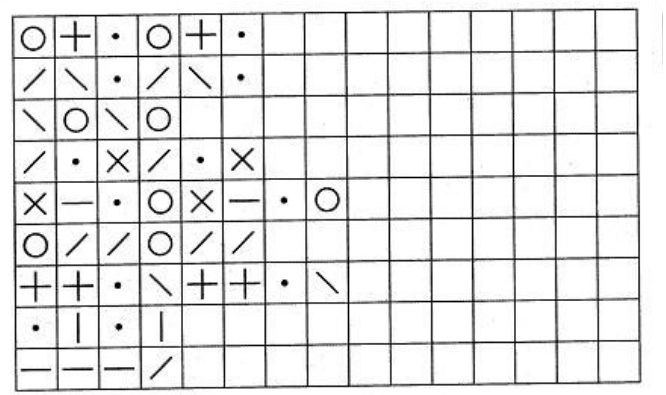
//> input picture hw2_files/ec2_NoisyPattern1.png, 666 x 395 px
$ ./ec2_code   (built with g++ and OpenCV 4)
//> lines starting //> are read from the running program, lines starting //| are printed output that depends on the picture; after the words box and inside, x2 and y2 are one past the last pixel; in counts of white or black regions, pixels touching at a corner belong together
### hw2_files/find_comp_origin.h
// find_comp_origin.h

#include <opencv2/opencv.hpp>

#ifndef FIND_COMP_ORIGIN_H
#define FIND_COMP_ORIGIN_H

cv::Point find_comp_origin(cv::Mat image);

#endif

### hw2_files/label_components.h
// label_components.h

#include <opencv2/opencv.hpp>

#ifndef LABEL_COMPONENTS_H
#define LABEL_COMPONENTS_H

cv::Mat label_components(cv::Mat image);

#endif

### hw2_files/label_components.cpp
// label_components.cpp

#include <opencv2/opencv.hpp>

class Node {
	public:
		ushort id;
		Node* prev;
		Node* nextRow;
		Node* nextCol;

		Node(ushort i_id, Node* i_prev) {
			id = i_id;
			prev = i_prev;
			nextRow = NULL;
			nextCol = NULL;
		}
};


ushort findMinEquiv(ushort oldID, Node* equivTableHead) {
	Node* rowNode = equivTableHead->nextRow;
	while (rowNode != NULL) {
		Node* colNode = rowNode->nextCol;
		while (colNode != NULL) {
			if (oldID == colNode->id) {
				return rowNode->id;
			}
			colNode = colNode->nextCol;
		}
		rowNode = rowNode->nextRow;
	}
	std::cout << "ERROR: Did not find " << oldID << " in the equivTable!" << std::endl;
	return -1;
}

cv::Mat label_components(cv::Mat image) {
	int rows = image.rows;
	int cols = image.cols;


	cv::Mat compMat = cv::Mat::zeros(rows+1, cols+1, CV_16UC1);
	ushort nextCompID = 1;
	Node* equivTableHead = new Node(0, NULL);
	Node* equivTableTail = equivTableHead;
	for (int row = 0; row < rows; row++)
	{
		for (int col = 0; col < cols; col++)
		{
			if (image.at<uint8_t>(row, col)) {
				if (compMat.at<ushort>(row, col+1)) {
					compMat.at<ushort>(row+1, col+1) = compMat.at<ushort>(row, col+1);
					ushort aboveID = compMat.at<ushort>(row, col+1);
					ushort leftID = compMat.at<ushort>(row+1, col);
					if (leftID && aboveID != leftID) {
						// Equivalent
						Node* aboveNode = NULL;
						Node* aboveNodeRow = NULL;
						Node* leftNode = NULL;
						Node* leftNodeRow = NULL;
						Node* rowNode = equivTableHead->nextRow;
						while (rowNode != NULL) {
							Node* colNode = rowNode;
							while (colNode != NULL) {
								if (colNode->id == aboveID || colNode->id == leftID) {
									if (colNode->id == aboveID) {
										aboveNode = colNode;
										aboveNodeRow = rowNode;
									}
									else {
										leftNode = colNode;
										leftNodeRow = rowNode;
									}
									if (aboveNode != NULL && leftNode != NULL) {
										if (aboveNodeRow != leftNodeRow) {
											Node* smallerRow;
											Node* largerRow;
											if (aboveNodeRow->id <= leftNodeRow->id) {
												smallerRow = aboveNodeRow;
												largerRow = leftNodeRow;
											}
											else {
												smallerRow = aboveNodeRow;
												largerRow = leftNodeRow;
											}

											// Remove larger row from row list
											largerRow->prev->nextRow = largerRow->nextRow;
											if (largerRow != equivTableTail) {
												largerRow->nextRow->prev = largerRow->prev;
											}
											else {
												equivTableTail = largerRow->prev;
											}

											// Place larger row at end of smaller row
											Node* endOfSmallerRow = smallerRow;
											while (endOfSmallerRow->nextCol != NULL) {
												endOfSmallerRow = endOfSmallerRow->nextCol;
											}
											endOfSmallerRow->nextCol = largerRow;
											largerRow->prev = endOfSmallerRow;
											largerRow->nextRow = NULL;
										}
										// else they're already equivalent
										goto resolvedEquivs;
									}
								}
								colNode = colNode->nextCol;
							}
							rowNode = rowNode->nextRow;
						}
					}
				}
				else if (compMat.at<ushort>(row+1, col)) {
					compMat.at<ushort>(row+1, col+1) = compMat.at<ushort>(row+1, col);
				}
				else
				{
					compMat.at<ushort>(row+1, col+1) = nextCompID;
					Node* nextNodeID = new Node(nextCompID, equivTableTail);
					equivTableTail->nextRow = nextNodeID;
					equivTableTail = nextNodeID;
					++nextCompID;
				}
			}
			resolvedEquivs: true;
		}
	}
	cv::Mat retMat;
	compMat(cv::Range(1, compMat.rows), cv::Range(1, compMat.cols)).copyTo(retMat);

	nextCompID = 1;
	Node* rowNode = equivTableHead->nextRow;
	while (rowNode != NULL) {
		Node* newRowHead = new Node(nextCompID, rowNode->prev);
		newRowHead->prev->nextRow = newRowHead;
		rowNode->prev = newRowHead;
		newRowHead->nextCol = rowNode;
		newRowHead->nextRow = rowNode->nextRow;
		rowNode->nextRow = NULL;
		if (newRowHead->nextRow != NULL) {
			newRowHead->nextRow->prev = newRowHead;
		}
		++nextCompID;
		rowNode = newRowHead->nextRow;
	}

	// Really should optimize this but it should be good enough
	// For every image component, search through equivTable and assign equivalent ID
	for (int row = 0; row < rows; row++)
	{
		for (int col = 0; col < cols; col++)
		{
			ushort oldID = retMat.at<ushort>(row, col);
			if (oldID > 0) {
				retMat.at<ushort>(row, col) = findMinEquiv(oldID, equivTableHead);
			}
		}
	}

	return retMat;
}

### hw2_files/ec2_code.cpp
//insert your code in Part_EC_2/ec2_code.cpp
//edit the file extension and web template to match your programing language

#include <iostream>
#include <cmath>
#include <opencv2/opencv.hpp>
#include "label_components.h"
#include "find_comp_origin.h"

cv::Mat rotateImg(cv::Mat image, double angle) {
	int width = image.cols;
	int height = image.rows;
	int scale = 1;
	cv::Mat rot = cv::getRotationMatrix2D(cv::Point2f(0,0), angle, scale) / scale; // scale later
	double sinv = rot.at<double>(0,1);
	double cosv = rot.at<double>(0,0);
	rot.at<double>(1,2) = width*sinv; // adjust row offset
	cv::Size dstSize(width*cosv + height*sinv, width*sinv + height*cosv);
	cv::Mat dst;
	cv::warpAffine(image, dst, rot, dstSize);
	cv::resize(dst, dst, cv::Size(), scale, scale); // scale now

	// cv::Mat rot = cv2.getRotationMatrix2D(cv::(image.cols/2,image.rows/2),90,1)
	// cv::Mat dst = cv2.warpAffine(image,rot,cv::(image.cols,image.rows))
	return dst;
}

cv::Mat findTopCorners(cv::Mat image) {
	cv::Point2i firstPoint; // highest Point
	for (int row = 0; row < image.rows; ++row) {
		for (int col = 0; col < image.cols; ++col) {
			if (image.at<uint8_t>(row, col) > 0) {
				firstPoint = cv::Point2i(col, row);
				if (firstPoint.x > image.cols / 2) {
					// Ensure we get the rightmost pixel
					for (int colInside = image.cols-1; colInside >= firstPoint.x; ++colInside) {
						if (image.at<uint8_t>(row, colInside) > 0) {
							firstPoint = cv::Point2i(colInside, firstPoint.y);
							goto getSecondPoint;
						}
					}
				}
				goto getSecondPoint;
			}
		}
	}
	getSecondPoint: cv::Point2i secondPoint;
	if (firstPoint.x < image.cols / 2) { // found top-left point, find top-right
		for (int col = image.cols-1; col >= firstPoint.x; --col) {
			for (int row = firstPoint.y; row < image.rows; ++row) {
				if (image.at<uint8_t>(row, col) > 0) {
					secondPoint = cv::Point2i(col, row);
					goto sortPoints;
				}
			}
		}
	}
	else { // found top-right point, find top-left
		for (int col = 0; col <= firstPoint.x; ++col) {
			for (int row = firstPoint.y; row < image.rows; ++row) {
				if (image.at<uint8_t>(row, col) > 0) {
					secondPoint = cv::Point2i(col, row);
					goto sortPoints;
				}
			}
		}
	}

	sortPoints: if (firstPoint.x > secondPoint.x) {
		// Swap so that firstPoint is leftmost
		cv::Point2i tmp = firstPoint;
		firstPoint = secondPoint;
		secondPoint = tmp;
	}
	cv::Mat points = cv::Mat(2, 2, CV_32SC1);
	points.at<int>(0,0) = firstPoint.x;
	points.at<int>(0,1) = firstPoint.y;
	points.at<int>(1,0) = secondPoint.x;
	points.at<int>(1,1) = secondPoint.y;
	return points;
}

double identifyTiltAngle(cv::Mat image) {
	cv::Mat points = findTopCorners(image);
	cv::Point2i firstPoint = cv::Point2i(points.at<int>(0,0), points.at<int>(0,1));
	cv::Point2i secondPoint = cv::Point2i(points.at<int>(1,0), points.at<int>(1,1));

	// tan(angle) = opp/adj
	// angle = tan^-1(opp/adj)
	double angle = std::atan2(secondPoint.y - firstPoint.y, secondPoint.x - firstPoint.x);

	return angle;
}

cv::Mat levelImage(cv::Mat image) {
	cv::Mat points = findTopCorners(image);
	cv::Point2i firstPoint = cv::Point2i(points.at<int>(0,0), points.at<int>(0,1));
	cv::Point2i secondPoint = cv::Point2i(points.at<int>(1,0), points.at<int>(1,1));
	cv::Mat imgCopy = cv::Mat::zeros(image.rows, image.cols, CV_8UC1);

	int midY = (firstPoint.y + secondPoint.y) / 2;
	for (int col = 0; col < image.cols; ++col) {
		int shiftY = 0;
		uint8_t topFound = 0;
		for (int row = 0; row < image.rows; ++row) {
			if (!topFound && image.at<uint8_t>(row, col) > 0) {
				topFound = 1;
				shiftY = midY - row;
			}
			if (0 <= (row + shiftY) && (row + shiftY) < imgCopy.rows) {
				imgCopy.at<uint8_t>(row+shiftY, col) = image.at<uint8_t>(row, col);
			}
		}
	}

	return imgCopy;
}

int main(int argc, char** argv) {
	const int numSearches = 2;
	const char* searchFiles[numSearches] = {
		"../ec2_NoisyPattern1.png",
		"../ec2_NoisyPattern2.png"
	};
	const char* imageFiles[numSearches] = {
		"ec2_NoisyPattern1_image.png",
		"ec2_NoisyPattern2_image.png"
	};
	for (int searchNum = 0; searchNum < numSearches; ++searchNum) {
		cv::Mat img_gry, img_bw;
		img_gry = cv::imread(searchFiles[searchNum], 0); // flag = 0 => CV_LOAD_IMAGE_GRAYSCALE
//> img_gry is the input picture: 395 rows x 666 cols, CV_8UC1; min 0, max 255, mean 229.7

		if (img_gry.empty()) {
			std::cout << "Input 1 is not a valid image file" << std::endl;
			return -1;
		}
		cv::threshold(img_gry,  img_bw,  180, 255, cv::THRESH_BINARY_INV);
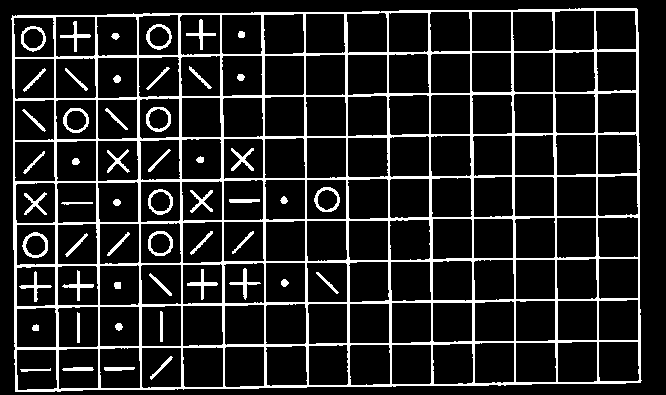
//> img_bw: 395 rows x 666 cols, CV_8UC1; 13.8% white; 53 white regions, largest, box (x1, y1, x2, y2) and area: (11, 8, 642, 392) 30030, (22, 232, 48, 258) 237, (146, 24, 172, 50) 224

		double angle = identifyTiltAngle(img_bw) * 180 / M_PI;
//> the loop in findTopCorners, `for (int col = 0; col <= firstPoint.x; ++col)` made 12 passes
//> in findTopCorners, `cv::Point2i tmp = firstPoint;`: tmp = Point(1184, 8)
//> in findTopCorners, `firstPoint = secondPoint;`: firstPoint = Point(11, 18)
//> in findTopCorners, `secondPoint = tmp;`: secondPoint = Point(1184, 8)
//> in findTopCorners, `points.at<int>(0,0) = firstPoint.x;`: points = [[11, 0], [0, 0]]
//> in findTopCorners, `points.at<int>(0,1) = firstPoint.y;`: points = [[11, 18], [0, 0]]
//> in findTopCorners, `points.at<int>(1,0) = secondPoint.x;`: points = [[11, 18], [1184, 0]]
//> in findTopCorners, `points.at<int>(1,1) = secondPoint.y;`: points = [[11, 18], [1184, 8]]
//> in identifyTiltAngle, `cv::Point2i firstPoint = cv::Point2i(points.at<int>(0,0), points.at<in..`: firstPoint = Point(11, 18)
//> in identifyTiltAngle, `cv::Point2i secondPoint = cv::Point2i(points.at<int>(1,0), points.at<i..`: secondPoint = Point(1184, 8)
//> in identifyTiltAngle, `double angle = std::atan2(secondPoint.y - firstPoint.y, secondPoint.x ..`: angle = -0.00852
//> angle = -0.488
		img_gry = rotateImg(img_gry, angle); // Makes grayscale, also use grayscale to lose less data
//> in rotateImg, `cv::Mat rot = cv::getRotationMatrix2D(cv::Point2f(0,0), angle, scale) ..`: rot = [[1, -0.00852, 0], [0.00852, 1, 0]]
//> in rotateImg, `double sinv = rot.at<double>(0,1);`: sinv = -0.00852
//> in rotateImg, `double cosv = rot.at<double>(0,0);`: cosv = 1
//> in rotateImg, `rot.at<double>(1,2) = width*sinv;`: rot = [[1, -0.00852, 0], [0.00852, 1, -5.68]]
//> in rotateImg, `cv::Size dstSize(width*cosv + height*sinv, width*sinv + height*cosv);`: dstSize = Size(662, 389)
		cv::threshold(img_gry,  img_bw,  180, 255, cv::THRESH_BINARY_INV);
//> img_bw: 389 rows x 662 cols, CV_8UC1; 14.5% white; 53 white regions, largest, box (x1, y1, x2, y2) and area: (11, 8, 638, 387) 30803, (20, 227, 46, 253) 240, (20, 20, 46, 46) 234

		// Level out
		img_bw = levelImage(img_bw);
//> the loop in findTopCorners (call 2), `for (int col = image.cols-1; col >= firstPoint.x; --col)` made 25 passes
//> in levelImage, `cv::Mat points = findTopCorners(image);`: points = [[282, 8], [637, 8]]
//> in levelImage, `cv::Point2i firstPoint = cv::Point2i(points.at<int>(0,0), points.at<in..`: firstPoint = Point(282, 8)
//> in levelImage, `cv::Point2i secondPoint = cv::Point2i(points.at<int>(1,0), points.at<i..`: secondPoint = Point(637, 8)
//> in levelImage, `int midY = (firstPoint.y + secondPoint.y) / 2;`: midY = 8
//> the loop in levelImage, `for (int col = 0; col < image.cols; ++col)` made 662 passes

		const uint8_t lineLen = 69;
		cv::Mat lineSE, img_horLines, img_vertLines;
		// Locate y of rows
		lineSE = 255 * cv::Mat::ones(1, lineLen, CV_8UC1);
		cv::morphologyEx(img_bw, img_horLines, cv::MORPH_OPEN, lineSE);
//> img_horLines: 389 rows x 662 cols, CV_8UC1; 4.8% white in thin lines or dots
		cv::Mat horCompMat = label_components(img_horLines);
//> the loop in label_components, `for (int row = 0; row < rows; row++)` made 389 passes
//> nextCompID on passes 1 to 3: 1, 1, 1
//> after the loop in label_components, `for (int row = 0; row < rows; row++)`: nextCompID = 41
//> the loop in label_components, `while (rowNode != NULL)` made 10 passes
//> after the loop in label_components, `while (rowNode != NULL)`: nextCompID = 11
//> after the loop in label_components, `for (int row = 0; row < rows; row++)`:
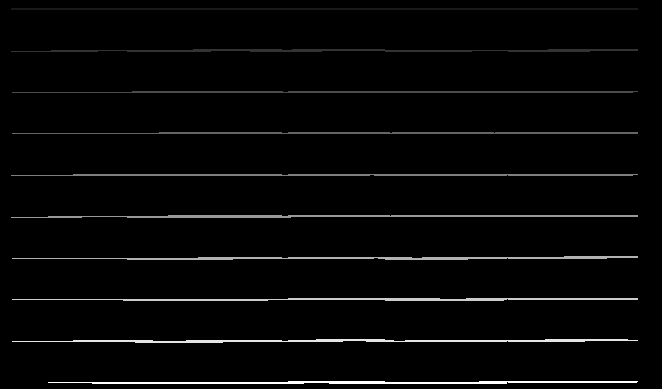
//> retMat: 389 rows x 662 cols, CV_16UC1; min 0, max 10, mean 0.264; drawn with min black and max white
		double _min, max;
		cv::Point minPoint, maxPoint;
		cv::minMaxLoc(horCompMat, &_min, &max, &minPoint, &maxPoint);
//> max = 10; minPoint = Point(0, 0); maxPoint = Point(288, 381)
		ushort numRows = (ushort)max - 1;
//> numRows = 9
		int horLineWidth = 0;
		float horLineOrigins[numRows+1];
		int start = 0;
		int lineInd = 0;
		int row = 0;
		for (row = 0; row < horCompMat.rows; ++row) {
			if (horCompMat.at<ushort>(row, maxPoint.x) > 0) {
				if (!start) {
					start = row;
				}
			}
			else if (start > 0) {
				horLineWidth = row - start;
				horLineOrigins[lineInd] = (start + row-1) / 2.0f; //substract 1 because this row is after the actual line's row
				++lineInd;
				start = 0;
			}
		}
//> after the loop, start = 0; horLineWidth = 3; lineInd = 10
		if (start > 0) {
			horLineOrigins[lineInd] = (start + row-1) / 2.0f;
			start = 0;
		}

		// Locate x of cols
		lineSE = 255 * cv::Mat::ones(lineLen, 1, CV_8UC1);
		cv::morphologyEx(img_bw, img_vertLines, cv::MORPH_OPEN, lineSE);
//> img_vertLines: 389 rows x 662 cols, CV_8UC1; 5.7% white; 16 white regions, largest, box (x1, y1, x2, y2) and area: (261, 8, 264, 384) 1054, (469, 8, 472, 384) 1030, (53, 8, 56, 385) 1022
		cv::Mat vertCompMat = label_components(img_vertLines);
//> the loop in label_components (call 2), `for (int row = 0; row < rows; row++)` made 389 passes
//> after the loop in label_components (call 2), `for (int row = 0; row < rows; row++)`: nextCompID = 32
//> the loop in label_components (call 2), `while (rowNode != NULL)` made 16 passes
//> after the loop in label_components (call 2), `while (rowNode != NULL)`: nextCompID = 17
//> after the loop in label_components (call 2), `for (int row = 0; row < rows; row++)`:
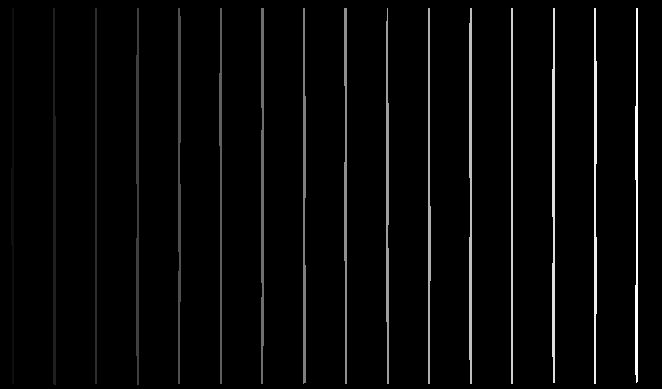
//> retMat: 389 rows x 662 cols, CV_16UC1; min 0, max 16, mean 0.487; drawn with min black and max white
		cv::minMaxLoc(vertCompMat, &_min, &max, &minPoint, &maxPoint);
//> max = 16; maxPoint = Point(636, 8)
		ushort numCols = (ushort)max - 1;
//> numCols = 15
		int vertLineWidth = 0;
		float vertLineOrigins[numCols+1];
		start = 0;
		lineInd = 0;
		int col = 0;
		for (col = 0; col < vertCompMat.cols; ++col) {
			if (vertCompMat.at<ushort>(maxPoint.y, col) > 0) {
				if (!start) {
					start = col;
				}
			}
			else if (start > 0) {
				vertLineWidth = col - start;
				vertLineOrigins[lineInd] = (start + col-1) / 2.0f;
				++lineInd;
				start = 0;
			}
		}
//> after the loop, start = 0; vertLineWidth = 2; lineInd = 16
		if (start > 0) {
			vertLineOrigins[lineInd] = (start + col-1) / 2.0f;
			start = 0;
		}

		// Find grid
		cv::Mat compMat = label_components(img_bw);
//> the loop in label_components (call 3), `for (int row = 0; row < rows; row++)` made 389 passes
//> after the loop in label_components (call 3), `for (int row = 0; row < rows; row++)`: nextCompID = 733
//> the loop in label_components (call 3), `while (rowNode != NULL)` made 53 passes
//> after the loop in label_components (call 3), `while (rowNode != NULL)`: nextCompID = 54
//> after the loop in label_components (call 3), `for (int row = 0; row < rows; row++)`:
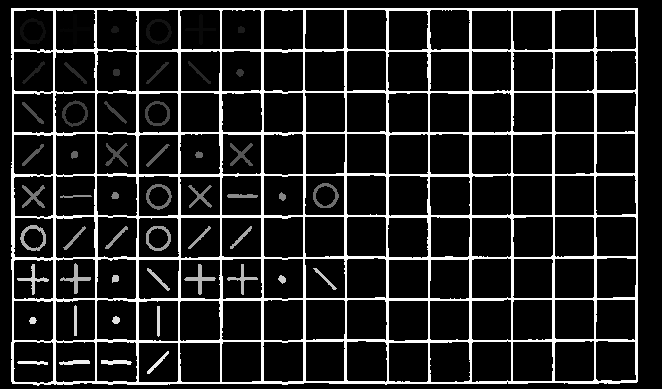
//> retMat: 389 rows x 662 cols, CV_16UC1; min 0, max 53, mean 7; drawn with min black and max white
		ushort gridId = 0;
		cv::Mat grid = 255*cv::Mat::ones(compMat.rows, compMat.cols, CV_8UC1);
		for (int row = 0; row < compMat.rows; row++) {
			for (int col = 0; col < compMat.cols; col++) {
				if (gridId == 0) {
					if (compMat.at<ushort>(row, col) > 0) {
						gridId = compMat.at<ushort>(row, col);
						grid.at<uint8_t>(row, col) = 0;
					}
				}
				else if (compMat.at<ushort>(row, col) == gridId) {
					grid.at<uint8_t>(row, col) = 0;
				}
			}
		}
//> this loop made 389 passes
//> gridId on passes 1 to 3: 0, 0, 0
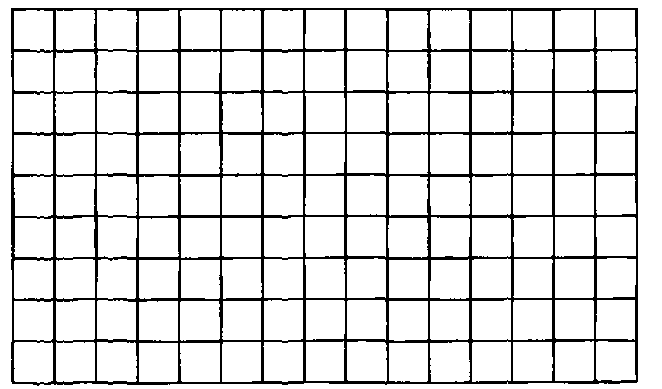
//> grid: 389 rows x 662 cols, CV_8UC1; 88% white; 1 black region, box (x1, y1, x2, y2) and area: (11, 8, 638, 386) 30803
//> after the loop, gridId = 53
		// Clone/Fix Grid
		cv::Mat SE = 255 * cv::Mat::ones(5, 5, CV_8UC1);
		cv::morphologyEx(grid, grid, cv::MORPH_ERODE, SE);
		cv::morphologyEx(grid, grid, cv::MORPH_DILATE, SE);
//> grid: 389 rows x 662 cols, CV_8UC1; 87.8% white; 1 black region, box (x1, y1, x2, y2) and area: (11, 8, 638, 386) 31391
		// Remove Grid
		cv::bitwise_not(img_bw, img_bw);
//> img_bw: 389 rows x 662 cols, CV_8UC1; 85.5% white; 53 black regions, largest, box (x1, y1, x2, y2) and area: (11, 8, 638, 386) 30803, (20, 225, 46, 251) 240, (20, 18, 46, 44) 234
		cv::bitwise_not(grid - img_bw, img_bw);
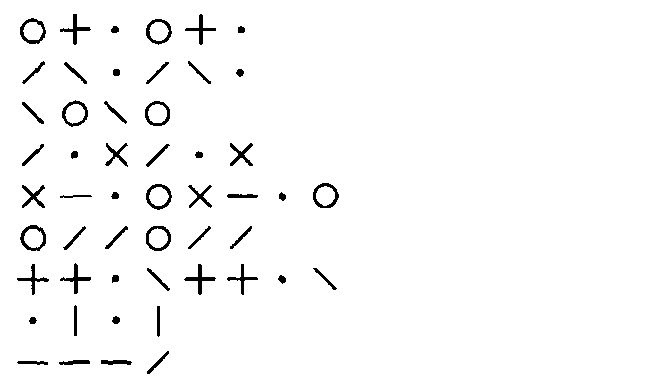
//> img_bw: 389 rows x 662 cols, CV_8UC1; 97.5% white; 52 black regions, largest, box (x1, y1, x2, y2) and area: (20, 225, 46, 251) 240, (20, 18, 46, 44) 234, (146, 184, 172, 210) 229
		cv::bitwise_not(img_bw, img_bw);

		// Thin down
		// SE = 255 * cv::getStructuringElement(cv::MORPH_CROSS, cv::Size2i(3,3));
		// cv::morphologyEx(img_bw, img_bw, cv::MORPH_ERODE, SE);

		// Find all filled squares
		ushort numFilledSquaresPerRow[numRows];
		for (row = 0; row < numRows; row++) {
			numFilledSquaresPerRow[row] = 0;
			cv::Range rowRange = cv::Range(horLineOrigins[row]+horLineWidth+2, horLineOrigins[row+1]-horLineWidth-2);
			for (col = 0; col < numCols; col++) {
				cv::Range colRange = cv::Range(vertLineOrigins[col]+vertLineWidth+2, vertLineOrigins[col+1]-vertLineWidth-2);
				cv::Mat img_bw_subsquare;
				img_bw(rowRange, colRange).copyTo(img_bw_subsquare);
				cv::minMaxLoc(img_bw_subsquare, &_min, &max);
				if (max > 0) {
					++numFilledSquaresPerRow[row];
				}
			}
		}
//> this loop made 9 passes
//> rowRange on passes 1 to 8: Range(13, 45), Range(55, 86), Range(96, 127), Range(137, 169), Range(179, 211), Range(221, 252), Range(262, 293), Range(303, 335)

		for (row = 0; row < numRows; row++) {
			// Copy pattern
			ushort patLen = numFilledSquaresPerRow[row];
			cv::Range rowRange = cv::Range(horLineOrigins[row], horLineOrigins[row+1]);
			cv::Range colRange = cv::Range(vertLineOrigins[0], vertLineOrigins[patLen]);
			cv::Mat copiedPattern;
			img_bw(rowRange, colRange).copyTo(copiedPattern);
			for (int colStart = patLen; colStart < numCols; colStart += patLen) {
				if (colStart + patLen > numCols)
				{
					// Crop the pattern to fit in the grid
					colRange = cv::Range(vertLineOrigins[0], vertLineOrigins[numCols - colStart]);
					img_bw(rowRange, colRange).copyTo(copiedPattern);
				}
				// Paste pattern
				for (int rowCopy = 0; rowCopy < copiedPattern.rows; rowCopy++) {
					for (int colCopy = 0; colCopy < copiedPattern.cols; colCopy++) {
						img_bw.at<uint8_t>(
							horLineOrigins[row]+rowCopy,
							vertLineOrigins[colStart]+colCopy
						) = copiedPattern.at<uint8_t>(rowCopy, colCopy);
					}
				}
			}
		}
//> this loop made 9 passes
//> img_bw: 389 rows x 662 cols, CV_8UC1; 6.4% white; 135 white regions, largest, box (x1, y1, x2, y2) and area: (20, 225, 46, 251) 240, (270, 225, 296, 251) 240, (519, 225, 545, 251) 240

		// Add the grid back in
		cv::bitwise_not(grid, grid);
		img_bw = img_bw | grid;
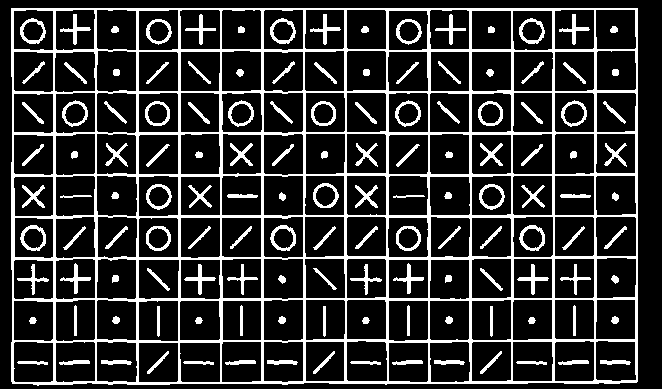
//> img_bw: 389 rows x 662 cols, CV_8UC1; 18.6% white; 136 white regions, largest, box (x1, y1, x2, y2) and area: (11, 8, 638, 386) 31391, (20, 225, 46, 251) 240, (270, 225, 296, 251) 240
		cv::bitwise_not(img_bw, img_bw);

		cv::imwrite(imageFiles[searchNum], img_bw);
	}

	return 0;
}
